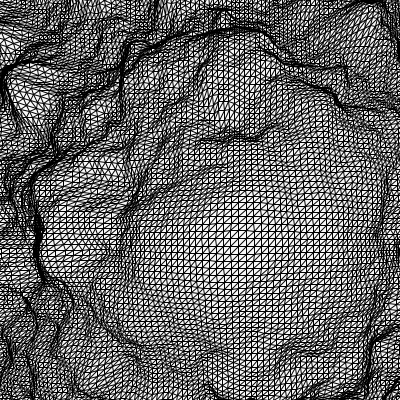
Frame 1 (no input)
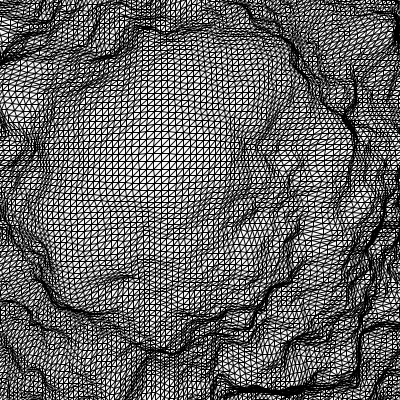
Frame 60 (the mouse pressed at the canvas centre just before this capture)
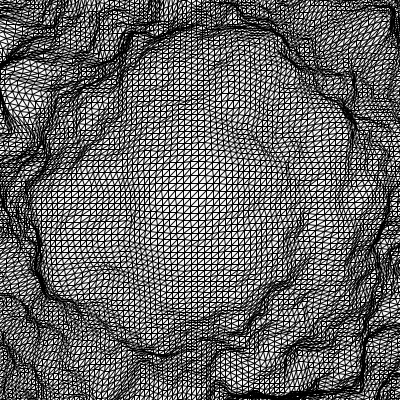
Frame 120 (the mouse held since frame 60 and released just before this capture)

The Processing sketch that drew these frames (run headless with seeded random() and noise(); from frame 60 on, the mouse is pressed at the canvas centre):

// Processing sketch: animated_poetry
// ── animated_poetry.pde
//a=(x,y,d=-exp(-mag(k=w*noise(t)-x,e=w*noise(t,9)-y)/(40+145*noise(x/50,y/50))))=>[x+k*d,y+e*d]
//s=4,t=0,draw=$=>{t||createCanvas(w=400,w);noFill(t+=.02);background(248);for(y=0;y<w;y+=s)for(x=0;x<w;x+=s)triangle(...[a(x,y),a(x,y+s),a(x+s,y)].flat())}

float time = 0;
float gridStep = 4;

void setup() {
  size(400, 400);
}

void draw() {
  time += 0.02;
  background(248);
  noFill();
  
  for (float y = 0; y < width; y += gridStep) {
    for (float x = 0; x < width; x += gridStep) {
      float[] point1 = calculateOffsetPoint(x, y);
      float[] point2 = calculateOffsetPoint(x, y + gridStep);
      float[] point3 = calculateOffsetPoint(x + gridStep, y);
      triangle(point1[0], point1[1], point2[0], point2[1], point3[0], point3[1]);
    }
  }
}

float[] calculateOffsetPoint(float x, float y) {
  float noiseOffsetX = width * noise(time) - x;
  float noiseOffsetY = height * noise(time) - y;
  float distanceFactor = -exp(-mag(noiseOffsetX, noiseOffsetY) / (40 + 145 * noise(x/50, y/50)));
  return new float[]{x + noiseOffsetX * distanceFactor, y + noiseOffsetY * distanceFactor};
}
